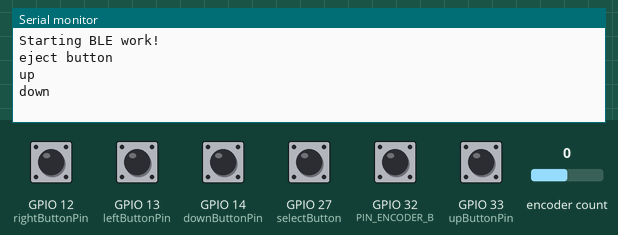
This sketch was run on a simulated ESP32. Parts: the last lines printed to the serial monitor. Inputs (shaded band) come from the test bench; at power-on: GPIO 27 (selectButton), GPIO 32 (PIN_ENCODER_B) HIGH, GPIO 12 (rightButtonPin), GPIO 13 (leftButtonPin), GPIO 14 (downButtonPin), GPIO 33 (upButtonPin) LOW, encoder count 0. USB keyboard and mouse output is not drawn.

Above: at 1.2 s.
1.3 s: encoder count set to 1
At 1.7 s:
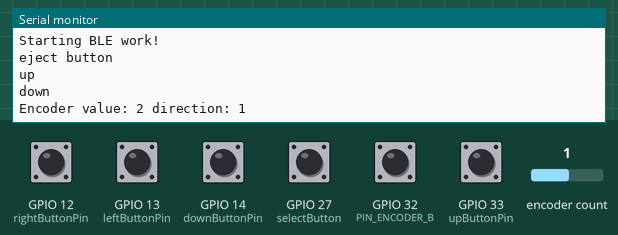
2.8 s: GPIO 27 (selectButton) pulled LOW for 0.15 s
At 4.0 s:
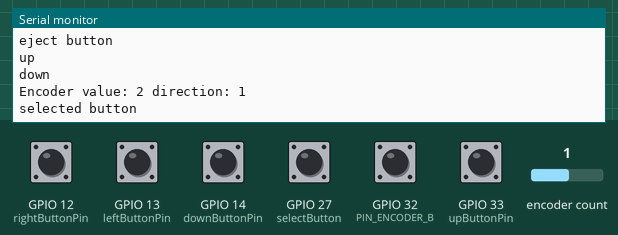
4.4 s: encoder count set to 2
At 5.2 s:
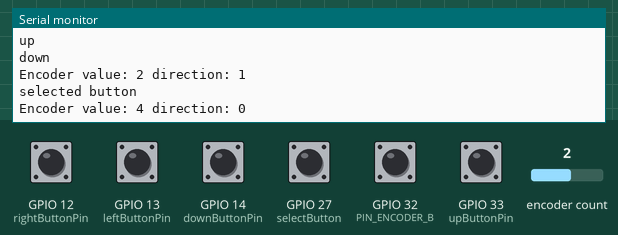

Measured:
- after the input at 1.3 s, the serial monitor: prints a new line at once (image 1)
- after the input at 2.8 s, the serial monitor: prints a new line at once (image 2)
- after the input at 4.4 s, the serial monitor: prints a new line at once (image 3)

The sketch:

TestMultiButton.ino
```cpp
/**
   This example turns the ESP32 into a Bluetooth LE keyboard that writes the words, presses Enter, presses a media key and then Ctrl+Alt+Delete
*/
#include <BleKeyboard.h>
#include <RotaryEncoder.h>
#include <PinButton.h>

const int PIN_ENCODER_A = 15;
const int PIN_ENCODER_B = 32;

RotaryEncoder encoder(PIN_ENCODER_A, PIN_ENCODER_B, RotaryEncoder::LatchMode::TWO03);
// This interrupt will do our encoder reading/checking!
void checkPosition() {
  encoder.tick(); // just call tick() to check the state.
}
int last_rotary = 0;

BleKeyboard bleKeyboard;

const int leftButtonPin = 13;
const int rightButtonPin = 12;
const int selectButton = 27;
const int upButtonPin = 33;
const int downButtonPin = 14;

PinButton leftButton(leftButtonPin, INPUT);
PinButton downButton(downButtonPin, INPUT);
PinButton rightButton(rightButtonPin, INPUT);
PinButton upButton(upButtonPin, INPUT);

int lButtonState = 1;
int rButtonState = 1;
int selectButtonState = 1;
int upButtonState = 1;
int downButtonState = 1;
int lastState = 0;  // 0 nothing, 1 left, 2 right, 3 select, 4 up, 5 down

void setup() {
  Serial.begin(115200);
  Serial.println("Starting BLE work!");
  bleKeyboard.setName("STEP Clicky Controller");
  bleKeyboard.begin();
  pinMode(downButtonPin, INPUT_PULLDOWN);
  pinMode(upButtonPin, INPUT_PULLDOWN);
  pinMode(leftButtonPin, INPUT_PULLDOWN);
  pinMode(rightButtonPin, INPUT_PULLDOWN);

  pinMode(selectButton, INPUT_PULLUP);
  attachInterrupt(digitalPinToInterrupt(PIN_ENCODER_A), checkPosition, CHANGE);
  attachInterrupt(digitalPinToInterrupt(PIN_ENCODER_B), checkPosition, CHANGE);
}

void loop() {
  if (bleKeyboard.isConnected()) {
    int curr_rotary = encoder.getPosition();
    bool didScroll = false;
    RotaryEncoder::Direction direction = encoder.getDirection();

    if (curr_rotary != last_rotary) {
      Serial.print("Encoder value: ");
      Serial.print(curr_rotary);
      Serial.print(" direction: ");
      Serial.println((int)direction);
      // Note: this doesn't work properly when not in QuickNav
      if ((int)direction == -1) {
        //bleKeyboard.press(KEY_LEFT_CTRL);
        //bleKeyboard.press(KEY_LEFT_ALT);
        bleKeyboard.write(KEY_RIGHT_ARROW);
        delay(20);
        didScroll = true;
      } else if ((int)direction == 1) {
        //bleKeyboard.press(KEY_LEFT_CTRL);
        //bleKeyboard.write(KEY_LEFT_ALT);
        bleKeyboard.write(KEY_LEFT_ARROW);
        delay(20);
        didScroll = true;
      }
    }
    last_rotary = curr_rotary;

    leftButton.update();
    if (leftButton.isDoubleClick()) {
      Serial.println("left");
      lastState = 1;
      bleKeyboard.releaseAll();
      bleKeyboard.write(KEY_ESC);
      delay(20);
    } else if (leftButton.isClick()) {
      Serial.println("eject button");
      lastState = 4;
      bleKeyboard.releaseAll();
      bleKeyboard.write(KEY_MEDIA_EJECT);
      delay(100);
    }

    rightButton.update();
    if (rightButton.isClick()) {
      lastState = 2;
      bleKeyboard.press(KEY_LEFT_CTRL);
      bleKeyboard.press(KEY_LEFT_ALT);
      bleKeyboard.write(0x68);
      delay(100);
    }

    selectButtonState = digitalRead(selectButton);
    if (selectButtonState == 0 && lastState != 3) {
      Serial.println("selected button");
      lastState = 3;
      bleKeyboard.releaseAll();
      bleKeyboard.press(KEY_LEFT_CTRL);
      bleKeyboard.press(KEY_LEFT_ALT);
      bleKeyboard.write(0x20);
      delay(100);
    }

    upButton.update();
    if (upButton.isDoubleClick()) {
      lastState = 4;
      bleKeyboard.releaseAll();
      bleKeyboard.press(KEY_LEFT_CTRL);
      bleKeyboard.press(KEY_LEFT_ALT);
      bleKeyboard.press(KEY_LEFT_GUI);
      bleKeyboard.write(KEY_LEFT_ARROW);
      Serial.println("double up");
    } else if (upButton.isClick()) {
      lastState = 4;
      Serial.println("up");
      bleKeyboard.releaseAll();
      bleKeyboard.write(KEY_UP_ARROW);
      delay(20);
      // old code for hide / show keyboard
    }


    downButton.update();
    if (downButton.isDoubleClick()) {
      lastState = 5;
      bleKeyboard.releaseAll();
      bleKeyboard.press(KEY_LEFT_CTRL);
      bleKeyboard.press(KEY_LEFT_ALT);
      bleKeyboard.press(KEY_LEFT_GUI);
      bleKeyboard.write(KEY_RIGHT_ARROW);
      Serial.println("double down");
    } else if (downButton.isClick()) {
      lastState = 5;
      Serial.println("down");
      bleKeyboard.releaseAll();
      bleKeyboard.write(KEY_DOWN_ARROW);
      delay(20);
    }

    //
    //    downButtonState = digitalRead(downButton);
    //    if (downButtonState == 0 && lastState != 5) {
    //      Serial.println("down button");
    //      lastState = 5;
    //      bleKeyboard.releaseAll();
    //      bleKeyboard.press(KEY_LEFT_CTRL);
    //      bleKeyboard.press(KEY_LEFT_ALT);
    //      bleKeyboard.write(0x68);
    //      delay(100);
    //    }


    if (selectButtonState == 1 && rButtonState == 1 && lButtonState == 1 && upButtonState == 1 && downButtonState == 1 && lastState != 0 && !didScroll) {
      lastState = 0;
      bleKeyboard.releaseAll();
    }
  }
}
```
